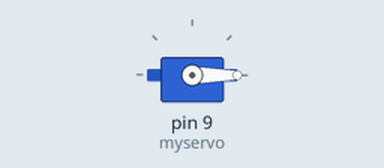
Simulated run of this sketch. Board: Arduino Uno, built with avr-gcc and run on an emulated ATmega328P. Shown: servo.

Above: at 0.05 s.
Timing chart, 0 to 3.0 s (numbered marks = the images above):
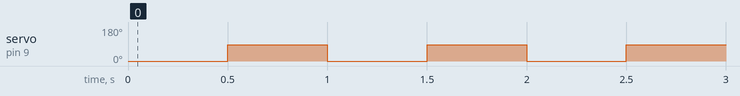

The sketch:

gripper.ino
```cpp
#include <Servo.h>

Servo myservo;

int start_gap = 30;     // start gap in mm
int end_gap = 6;        // end gap in mm
int freq = 1;          // open close per sec
int sval;
void setup()
{
  myservo.attach(9);    // attaches the servo on pin 9 to the servo object
}

void loop()
{
  //myservo.write(0); //for resetting to 30mm. Open the gripper to 30mm then connect to the servo; comment out the rest
  sval = -4.5*start_gap + 114.53; // 30mm at serv 0, 0mm at serv 115
  myservo.write(sval);
  //float delay_time = (60/(freq*2))*1000;
  float delay_time = (500/freq);
  delay((int) delay_time);

  sval = -4.5*end_gap + 114.53;
  myservo.write(sval);
  delay((int) delay_time);

}
```

Measured:
- by itself, servo on pin 9 (myservo): alternates 87° for 0.50 s and 0° for 0.50 s
